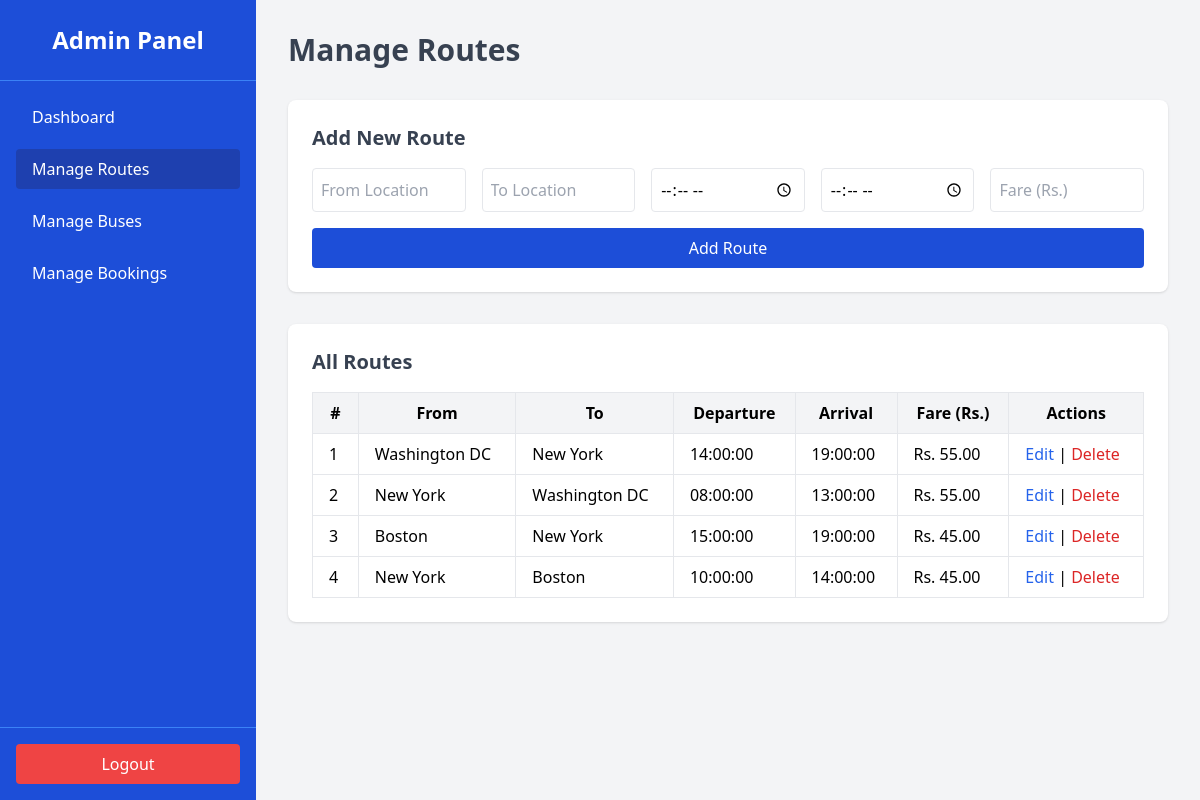
Page /admin/routes.php (signed in) on the committed database.
### tables this page shows
CREATE TABLE `routes` (
  `id` int NOT NULL,
  `from_location` varchar(100) NOT NULL,
  `to_location` varchar(100) NOT NULL,
  `departure_time` time NOT NULL,
  `arrival_time` time NOT NULL,
  `fare` decimal(10,2) NOT NULL,
  `created_at` timestamp NULL DEFAULT CURRENT_TIMESTAMP
);

### admin/routes.php (the view, shortened to what this page needs)
<?php
require_once '../backend/config.php';
$routes = $conn->query("SELECT * FROM routes ORDER BY id DESC");
?>
<!DOCTYPE html>
<html lang="en">
<head>
    <script src="https://cdn.tailwindcss.com"></script>
</head>
<body class="bg-gray-100 font-sans">
<div class="flex min-h-screen">
    <aside class="w-64 bg-blue-700 text-white flex flex-col">
        <div class="p-6 text-center border-b border-blue-500">
            <h1 class="text-2xl font-bold">Admin Panel</h1>
        </div>
        <nav class="flex-1 p-4 space-y-3">
            <a href="dashboard.php" class="block px-4 py-2 rounded hover:bg-blue-800">Dashboard</a>
            <a href="routes.php" class="block px-4 py-2 rounded bg-blue-800">Manage Routes</a>
            <a href="buses.php" class="block px-4 py-2 rounded hover:bg-blue-800">Manage Buses</a>
            <a href="bookings.php" class="block px-4 py-2 rounded hover:bg-blue-800">Manage Bookings</a>
        </nav>
        <div class="p-4 border-t border-blue-500">
            <a href="../backend/logout.php" class="block text-center bg-red-500 py-2 rounded hover:bg-red-600">Logout</a>
        </div>
    </aside>
    <main class="flex-1 p-8">
        <h2 class="text-3xl font-bold text-gray-700 mb-8">Manage Routes</h2>
        <div class="bg-white rounded-lg shadow p-6 mb-8">
            <h3 class="text-xl font-semibold mb-4 text-gray-700">Add New Route</h3>
            <form method="POST" class="grid grid-cols-1 md:grid-cols-5 gap-4">
                <input type="text" name="from_location" placeholder="From Location" required class="p-2 border rounded focus:outline-blue-500">
                <input type="text" name="to_location" placeholder="To Location" required class="p-2 border rounded focus:outline-blue-500">
                <input type="time" name="departure_time" required class="p-2 border rounded focus:outline-blue-500">
                <input type="time" name="arrival_time" required class="p-2 border rounded focus:outline-blue-500">
                <input type="number" step="0.01" name="fare" placeholder="Fare (Rs.)" required class="p-2 border rounded focus:outline-blue-500">
                <button type="submit" name="add_route" class="col-span-full bg-blue-700 text-white py-2 rounded hover:bg-blue-800 transition">Add Route</button>
            </form>
        </div>
        <div class="bg-white rounded-lg shadow p-6">
            <h3 class="text-xl font-semibold mb-4 text-gray-700">All Routes</h3>
            <div class="overflow-x-auto">
                <table class="min-w-full border border-gray-200">
                    <thead class="bg-gray-100">
                        <tr>
                            <th class="border px-4 py-2">#</th>
                            <th class="border px-4 py-2">From</th>
                            <th class="border px-4 py-2">To</th>
                            <th class="border px-4 py-2">Departure</th>
                            <th class="border px-4 py-2">Arrival</th>
                            <th class="border px-4 py-2">Fare (Rs.)</th>
                            <th class="border px-4 py-2">Actions</th>
                        </tr>
                    </thead>
                    <tbody>
                        <?php
                        if ($routes->num_rows > 0) {
                            $i = 1;
                            while ($r = $routes->fetch_assoc()) {
                                echo "
                                <tr class='hover:bg-gray-50'>
                                    <td class='border px-4 py-2'>{$i}</td>
                                    <td class='border px-4 py-2'>{$r['from_location']}</td>
                                    <td class='border px-4 py-2'>{$r['to_location']}</td>
                                    <td class='border px-4 py-2'>{$r['departure_time']}</td>
                                    <td class='border px-4 py-2'>{$r['arrival_time']}</td>
                                    <td class='border px-4 py-2'>Rs. {$r['fare']}</td>
                                    <td class='border px-4 py-2'>
                                        <a href='edit-route.php?id={$r['id']}' class='text-blue-600 hover:underline'>Edit</a> |
                                        <a href='routes.php?delete={$r['id']}' class='text-red-600 hover:underline' onclick='return confirm(\"Delete this route?\")'>Delete</a>
                                    </td>
                                </tr>";
                                $i++;
                            }
                        } else {
                            echo "<tr><td colspan='7' class='text-center text-gray-500 py-4'>No routes found</td></tr>";
                        }
                        ?>
                    </tbody>
                </table>
            </div>
        </div>
    </main>
</div>
</body>
</html>

### rows in the picture
routes: from_location "Washington DC", to_location "New York", departure_time "14:00:00", arrival_time "19:00:00", fare "55.00"
routes: from_location "New York", to_location "Washington DC", departure_time "08:00:00", arrival_time "13:00:00", fare "55.00"
routes: from_location "Boston", to_location "New York", departure_time "15:00:00", arrival_time "19:00:00", fare "45.00"
routes: from_location "New York", to_location "Boston", departure_time "10:00:00", arrival_time "14:00:00", fare "45.00"
